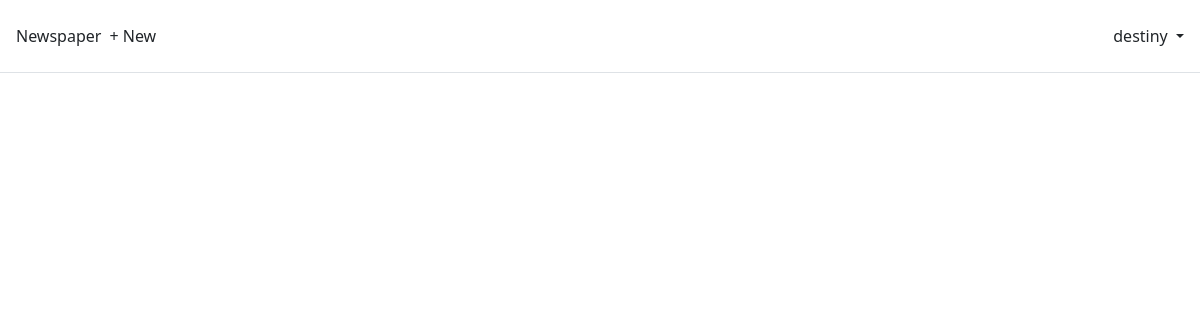
The page /articles/ (signed in) on the database as committed earlier.
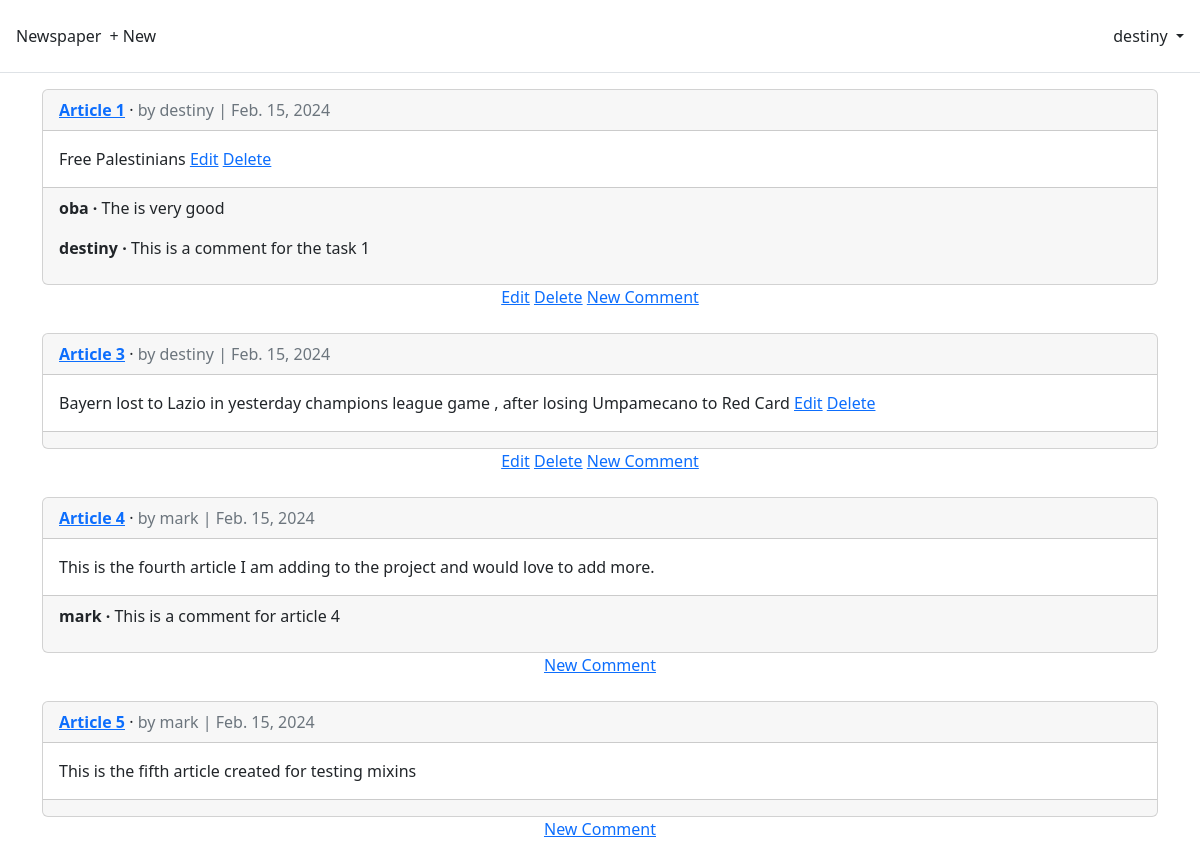
The same page on the database as committed later.
### accounts/models/customuser.py (models this page shows)
class CustomUser(AbstractUser):
    age = models.PositiveIntegerField(null=True, blank=True)

### articles/models/article.py (models this page shows, shortened)
class Article(models.Model):
    title = models.CharField(max_length=255)
    body = models.TextField()
    date = models.DateField(auto_now_add=True)
    author = models.ForeignKey(
        settings.AUTH_USER_MODEL,
        on_delete=models.CASCADE
    )
    def get_absolute_url(self):
        return reverse("article_detail", kwargs={"pk": self.pk})

### articles/models/comment.py (models this page shows, shortened)
class Comment(models.Model):
    article = models.ForeignKey(Article, on_delete=models.CASCADE)
    comment = models.CharField(max_length=140)
    author = models.ForeignKey(
        settings.AUTH_USER_MODEL,
        on_delete=models.CASCADE,
    )
    def __str__(self):
        return self.comment

### articles/views.py (the view)
# urls.py: path("", ArticleListView.as_view(), name="article_list"),
class ArticleListView(LoginRequiredMixin, ListView):
    model = Article
    template_name = "article_list.html"

### templates/article_list.html (shortened to what this page needs)
{% extends "base.html" %}
{% block content %}
{% for article in article_list %}
<div class="card">
  <div class="card-header">
    <span class="fw-bold">
      <a href="{{ article.get_absolute_url }}">{{ article.title }}</a>
    </span> &middot;
    <span class="text-muted">by {{ article.author }} |
      {{ article.date }}</span>
  </div>
  <div class="card-body">
    {{ article.body }}
    {% if article.author.pk == request.user.pk %}
    <a href="{% url 'article_edit' article.pk %}">Edit</a>
    <a href="{% url 'article_delete' article.pk %}">Delete</a>
    {% endif %}
  </div>
  <div class="card-footer">
    {% for comment in article.comment_set.all %}
    <p>
      <span class="fw-bold">
        {{ comment.author }} &middot;
      </span>
      {{ comment }}
    </p>
    {% endfor %}
  </div>
</div>
<div class="card-footer text-center text-muted">
  {% if article.author.pk == request.user.pk %}
  <a href="{% url 'article_edit' article.pk %}">Edit</a>
  <a href="{% url 'article_delete' article.pk %}">Delete</a>
  {% endif %}
  <a href="{{ article.get_absolute_url }}">New Comment</a>
</div>
<br />
{% endfor %}
{% endblock content %}

### templates/base.html (shortened to what this page needs)
<!DOCTYPE html>
<html>
<head>
  <link href="https://cdn.jsdelivr.net/npm/bootstrap@5.2.3/dist/css/bootstrap.min.css" rel="stylesheet"
>
</head>
<body>
  <header class="p-3 mb-3 border-bottom">
    <div class="d-flex flex-wrap align-items-center justify-content-center
        justify-content-lg-start">
      <a class="navbar-brand" href="{% url 'home' %}">Newspaper</a>
      <ul class="nav col-12 col-lg-auto me-lg-auto mb-2 justify-content-center
          mb-md-0">
        {% if user.is_authenticated %}
        <li><a href="{% url 'article_new' %}" class="nav-link px-2 link-dark">+ New</a></li>
      </ul>
      <div class="dropdown text-end">
        <a href="#" class="d-block link-dark text-decoration-none dropdown-toggle" id="dropdownUser1"
          data-bs-toggle="dropdown" aria-expanded="false">
          {{ user.username }}
        </a>
      </div>
      {% endif %}
    </div>
  </header>
  <main>
    <div class="container">
      {% block content %}
      {% endblock content %}
    </div>
  </main>
</body>
</html>

Rows that differ between the two databases and show on the page:
added Article: title "Article 1", author "destiny", date "Feb. 15, 2024", body "Free Palestinians", shows "Edit", shows "Delete"
added Comment: author "oba", comment "The is very good", shown under "Article 1"
added Comment: author "destiny", comment "This is a comment for the task 1", shown under "Article 1"
added Article: title "Article 3", author "destiny", date "Feb. 15, 2024", body "Bayern lost to Lazio in yesterday champions league game , after losing Umpamecano to Red Card", shows "Edit", shows "Delete"
added Article: title "Article 4", author "mark", date "Feb. 15, 2024", body "This is the fourth article I am adding to the project and would love to add more."
added Comment: author "mark", comment "This is a comment for article 4", shown under "Article 4"
added Article: title "Article 5", author "mark", date "Feb. 15, 2024", body "This is the fifth article created for testing mixins"
